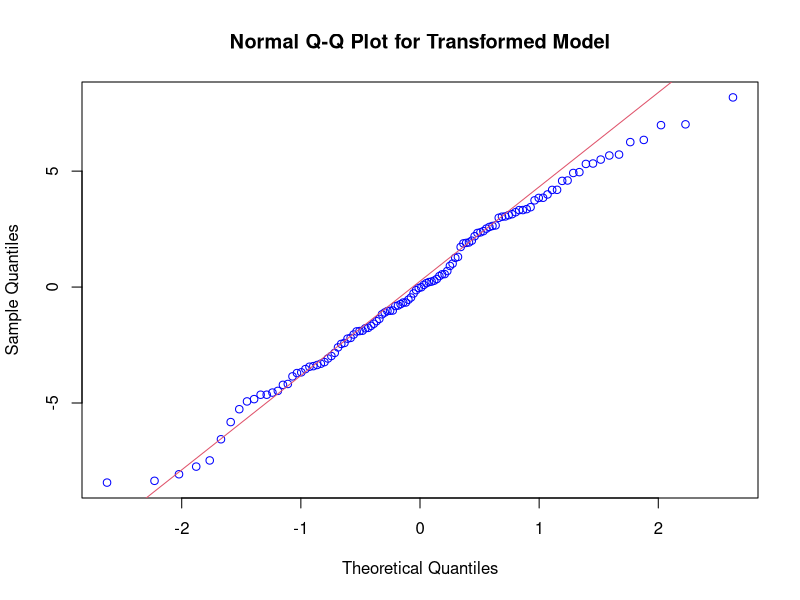
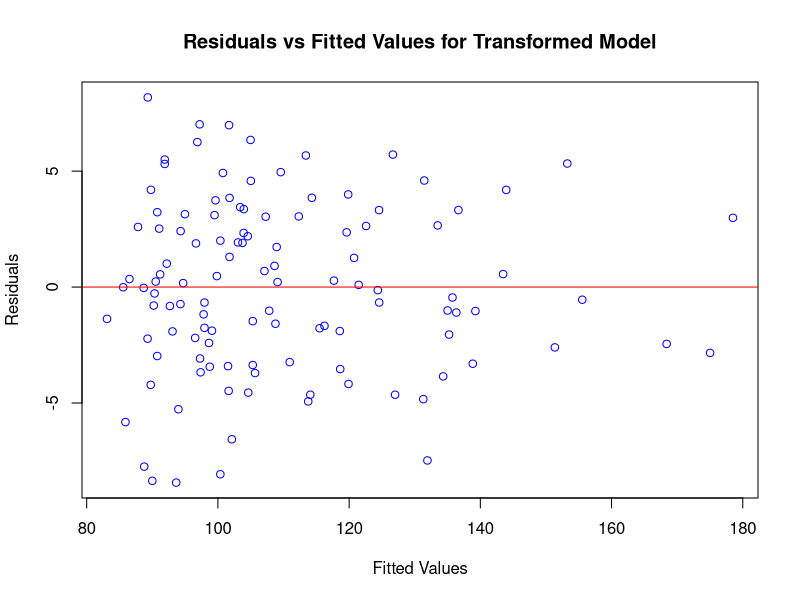

Source code (R) for these figures, in order:
library(car)

data <- read.table("data/data_estimation_random.txt", header = FALSE)

y <- data$V11
X1 <- data$V2
X2 <- data$V3
X3 <- data$V4
X4 <- data$V5
X5 <- data$V6
X6 <- data$V7
X7 <- data$V8
X8 <- data$V9
X9 <- data$V10
X10 <- ifelse(data$V12 == 1, 1, 0)
X11 <- ifelse(data$V12 == 2, 1, 0)
X12 <- ifelse(data$V12 == 3, 1, 0)

model <- lm(y ~ X1 + X2 + X3 + X4 + X5 + X6 + X7 + X8 + X9 + X10 + X11 + X12)

t <- rstudent(model)
yhat <- model$fit


# qqnorm(t, col="blue")
# qqline(t, col=2)
# 
# plot(yhat, t, col="blue", xlab = "Fitted Values", ylab = "Residuals", main = "Residuals vs Fitted Values")
# abline(h=0, col="red")
# 
# # Plots of Residuals versus the Regressors
# 
# plot(X1, t, col = "blue", xlab = "x1", ylab = "Residuals", main = "Residuals vs x1")
# abline(h=0, col = "red")
# plot(X2, t, col = "blue", xlab = "x2", ylab = "Residuals", main = "Residuals vs x2")
# abline(h=0, col = "red")
# plot(X3, t, col = "blue", xlab = "x3", ylab = "Residuals", main = "Residuals vs x3")
# abline(h=0, col = "red")
# plot(X4, t, col = "blue", xlab = "x4", ylab = "Residuals", main = "Residuals vs x4")
# abline(h=0, col = "red")
# plot(X5, t, col = "blue", xlab = "x5", ylab = "Residuals", main = "Residuals vs x5")
# abline(h=0, col = "red")
# plot(X6, t, col = "blue", xlab = "x6", ylab = "Residuals", main = "Residuals vs x6")
# abline(h=0, col = "red")
# plot(X7, t, col = "blue", xlab = "x7", ylab = "Residuals", main = "Residuals vs x7")
# abline(h=0, col = "red")
# plot(X8, t, col = "blue", xlab = "x8", ylab = "Residuals", main = "Residuals vs x8")
# abline(h=0, col = "red")
# plot(X9, t, col = "blue", xlab = "x9", ylab = "Residuals", main = "Residuals vs x9")
# abline(h=0, col = "red")
# plot(X10, t, col = "blue", xlab = "x10", ylab = "Residuals", main = "Residuals vs x10")
# abline(h=0, col = "red")
# plot(X11, t, col = "blue", xlab = "x11", ylab = "Residuals", main = "Residuals vs x11")
# abline(h=0, col = "red")
# plot(X12, t, col = "blue", xlab = "x12", ylab = "Residuals", main = "Residuals vs x12")
# abline(h=0, col = "red")

# Plots of Residuals versus the Transformed Regressors

transformed_y <- log(y)^2

transformed_X1 <- log(X1)
transformed_X2 <- log(X2)
transformed_X3 <- X3
transformed_X4 <- X4
transformed_X5 <- X5
transformed_X6 <- log(X6)
transformed_X7 <- X7
transformed_X8 <- log(X8)
transformed_X9 <- log(X9)
transformed_X10 <- X10
transformed_X11 <- X11
transformed_X12 <- X12

transformed_model <- lm(transformed_y ~ transformed_X1 + transformed_X2 +
                               transformed_X3  + transformed_X4 +
                               transformed_X5 + transformed_X6 +
                               transformed_X7 + transformed_X8 +
                               transformed_X9 + transformed_X10+
                               transformed_X11 + transformed_X12)

t <- rstudent(transformed_model)
yhat <- transformed_model$fit

par(mfrow=c(1,1))
qqnorm(transformed_model$resid, col="blue", main = "Normal Q-Q Plot for Transformed Model")
qqline(transformed_model$resid, col=2)

plot(transformed_model$fitted, transformed_model$resid, col="blue", xlab = "Fitted Values", ylab = "Residuals", main = "Residuals vs Fitted Values for Transformed Model")
abline(h=0, col="red")

# Plot of Residuals vs Regressors

# plot(transformed_X1, t, col = "blue", xlab = "Transformed x1", ylab = "Residuals", main = "Residuals vs Transformed x1")
# abline(h=0, col = "red")
# 
# plot(transformed_X2, t, col = "blue", xlab = "Transformed x2", ylab = "Residuals", main = "Residuals vs Transformed x2")
# abline(h=0, col = "red")
# 
# plot(transformed_X3, t, col = "blue", xlab = "Transformed x3", ylab = "Residuals", main = "Residuals vs Transformed x3")
# abline(h=0, col = "red")
# 
# plot(transformed_X4, t, col = "blue", xlab = "Transformed x4", ylab = "Residuals", main = "Residuals vs Transformed x4")
# abline(h=0, col = "red")
# 
# plot(transformed_X6, t, col = "blue", xlab = "Transformed x6", ylab = "Residuals", main = "Residuals vs Transformed x6")
# abline(h=0, col = "red")
# 
# plot(transformed_X7, t, col = "blue", xlab = "Transformed x7", ylab = "Residuals", main = "Residuals vs Transformed x7")
# abline(h=0, col = "red")
# 
# plot(transformed_X8, t, col = "blue", xlab = "Transformed x8", ylab = "Residuals", main = "Residuals vs Transformed x8")
# abline(h=0, col = "red")
# 
# plot(transformed_X9, t, col = "blue", xlab = "Transformed x9", ylab = "Residuals", main = "Residuals vs Transformed x9")
# abline(h=0, col = "red")
# 
# plot(transformed_X10, t, col = "blue", xlab = "Transformed x10", ylab = "Residuals", main = "Residuals vs Transformed x10")
# abline(h=0, col = "red")
# 
# plot(transformed_X11, t, col = "blue", xlab = "Transformed x11", ylab = "Residuals", main = "Residuals vs Transformed x11")
# abline(h=0, col = "red")
# 
# plot(transformed_X12, t, col = "blue", xlab = "Transformed x12", ylab = "Residuals", main = "Residuals vs Transformed x12")
# abline(h=0, col = "red")
# 
# #avPlots(transformed_model)
# crPlots(transformed_model)
# layout(matrix(1:4,2,2))
# plot(transformed_model)

